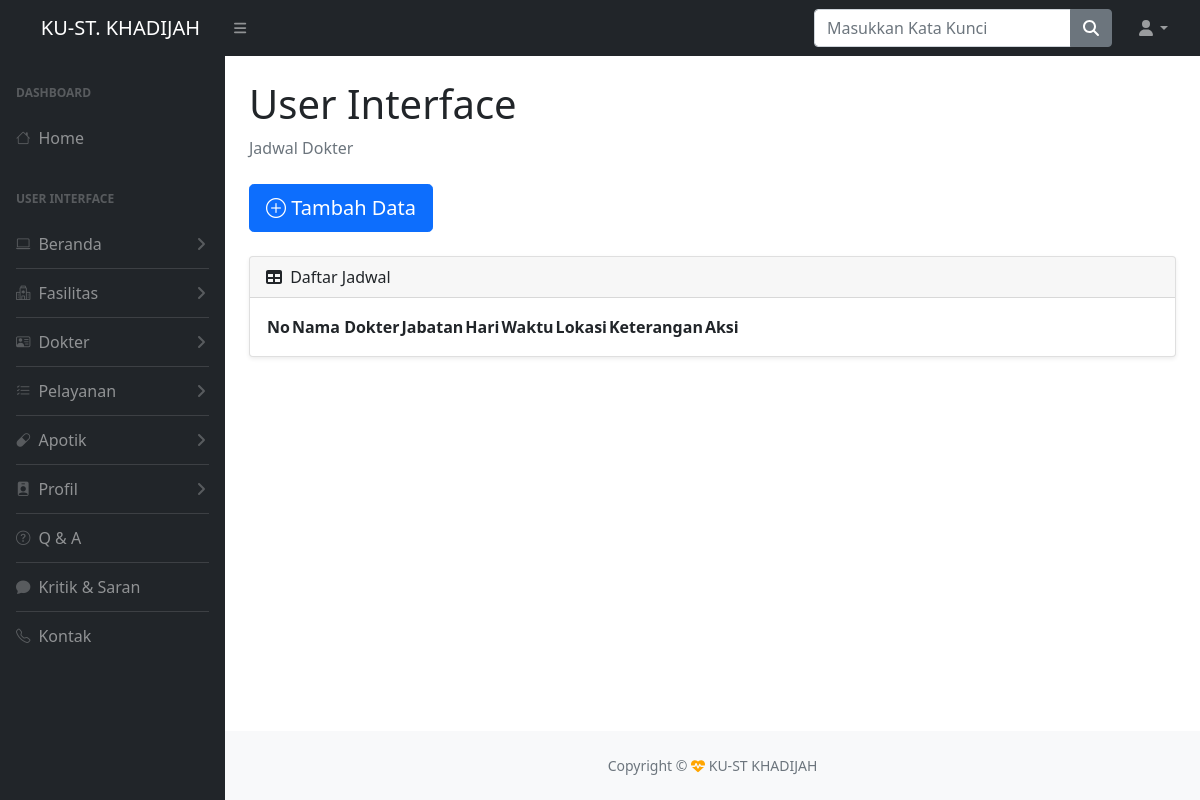
Page /admin/index.php?halaman=jadwaldokter (signed in) on the earlier database version.
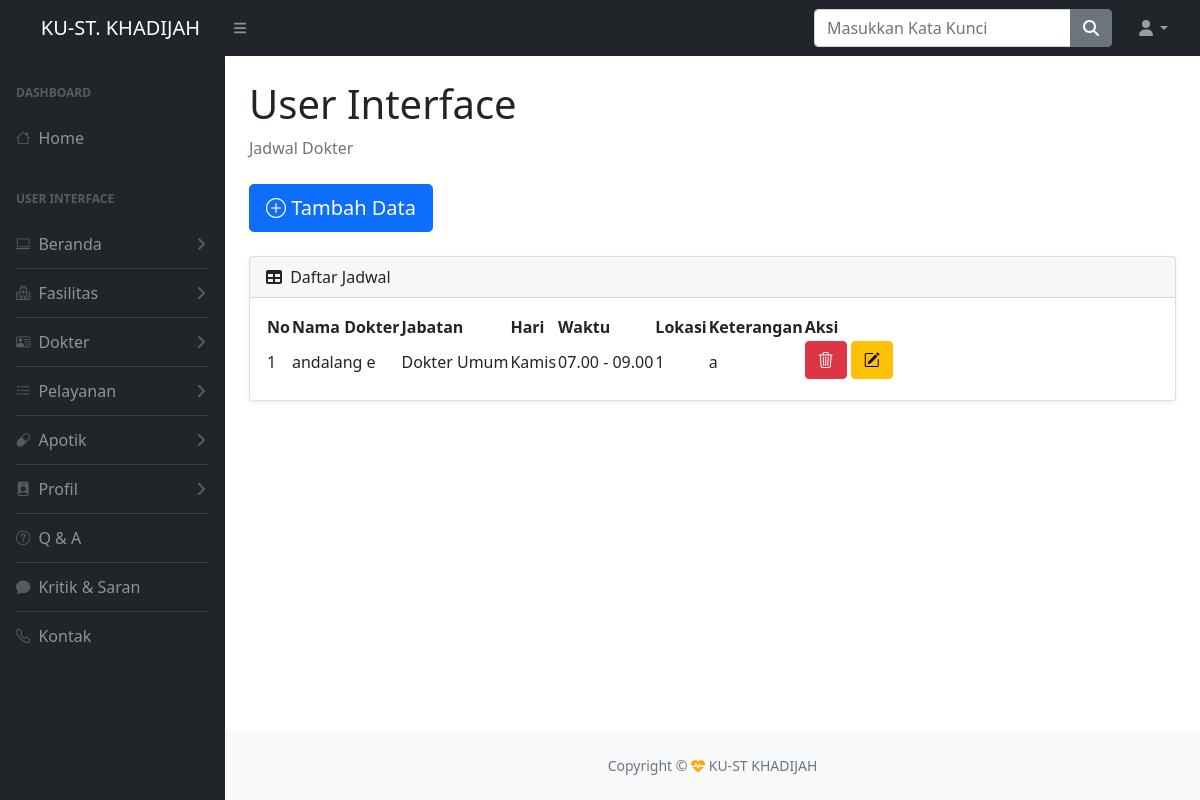
Same page on the later database version.
### tables this page shows
CREATE TABLE `jadwal_dokter` (
  `id_jadwal` int(10) NOT NULL,
  `id_dokter` int(10) NOT NULL,
  `hari` varchar(50) NOT NULL,
  `waktu` varchar(50) NOT NULL,
  `lokasi` varchar(100) NOT NULL,
  `keterangan` text NOT NULL
);

CREATE TABLE `dokter` (
  `id_dokter` int(11) NOT NULL,
  `nama` varchar(250) NOT NULL,
  `jabatan` varchar(250) NOT NULL,
  `gambar` text NOT NULL
);

### admin/UI/Jadwaldokter.php (the view, shortened to what this page needs)
<div id="layoutSidenav_content">
    <main>
        <div class="container-fluid px-4">
            <h1 class="mt-4">User Interface</h1>
            <ol class="breadcrumb mb-4">
                <li class="breadcrumb-item active">Jadwal Dokter</li>
            </ol>
            <h2 class="accordion-header" id="flush-headingOne">
                <a href="index.php?halaman=tambahjadwal"><button type="button" class="btn btn-primary btn-lg mb-4"><i class="bi bi-plus-circle"></i> Tambah Data</button></a>
            </h2>
            <div class="card shadow-sm mb-4">
                <div class="card-header">
                    <i class="fas fa-table me-1"></i>
                    Daftar Jadwal
                </div>
                <div class="card-body">
                    <table id="datatablesSimple">
                        <thead>
                            <tr>
                                <th>No</th>
                                <th>Nama Dokter</th>
                                <th>Jabatan</th>
                                <th>Hari</th>
                                <th>Waktu</th>
                                <th>Lokasi</th>
                                <th>Keterangan</th>
                                <th>Aksi</th>
                            </tr>
                        </thead>
                        <tbody>
                            <?php
                            $no = 1;
                            $ambil_data = $host->query("SELECT * from jadwal_dokter JOIN dokter ON jadwal_dokter.id_dokter = dokter.id_dokter");
                            ?>
                            <?php while ($data = $ambil_data->fetch_assoc()) {
                            ?>
                                <tr>
                                    <td><?php echo $no; ?></td>
                                    <td><?php echo $data['nama'] ?></td>
                                    <td><?php echo $data['jabatan'] ?></td>
                                    <td><?php echo $data['hari'] ?></td>
                                    <td><?php echo $data['waktu'] ?></td>
                                    <td><?php echo $data['lokasi'] ?></td>
                                    <td><?php echo $data['keterangan'] ?></td>
                                    <td>
                                        <form method="post" enctype="multipart/form-data">
                                            <button class="btn btn-danger mb-1" type="submit" name="hapus" onclick="return confirm('Yakin Hapus?')"><i class="bi bi-trash3"></i></button>
                                            <button class="btn btn-warning mb-1" type="submit" name="edit"><i class="bi bi-pencil-square"></i></button>
                                        </form>
                                    </td>
                                </tr>
                            <?php $no++;
                            }
                            ?>
                        </tbody>
                    </table>
                </div>
            </div>
        </div>
    </main>

### admin/header.php (shortened to what this page needs)
<!DOCTYPE html>
<html lang="en">
<head>
    <link rel="stylesheet" href="https://cdn.jsdelivr.net/npm/bootstrap-icons@1.10.3/font/bootstrap-icons.css">
    <link href="https://cdn.jsdelivr.net/npm/simple-datatables@latest/dist/style.css" rel="stylesheet" />
    <link href="css/styles.css" rel="stylesheet" />
</head>
<body class="sb-nav-fixed">
    <nav class="sb-topnav navbar navbar-expand navbar-dark bg-dark">
        <a class="navbar-brand ps-3 text-center" href="index.html">KU-ST. KHADIJAH </a>
        <button class="btn btn-link btn-sm order-1 order-lg-0 me-4 me-lg-0" id="sidebarToggle" href="#!"><i class="fas fa-bars"></i></button>
        <form class="d-none d-md-inline-block form-inline ms-auto me-0 me-md-3 my-2 my-md-0">
            <div class="input-group">
                <input class="form-control" type="text" placeholder="Masukkan Kata Kunci" aria-label="Search for..." aria-describedby="btnNavbarSearch" />
                <button class="btn btn-secondary" id="btnNavbarSearch" type="button"><i class="fas fa-search"></i></button>
            </div>
        </form>
        <ul class="navbar-nav ms-auto ms-md-0 me-3 me-lg-4">
            <li class="nav-item dropdown">
                <a class="nav-link dropdown-toggle" id="navbarDropdown" href="#" role="button" data-bs-toggle="dropdown" aria-expanded="false"><i class="fas fa-user fa-fw"></i></a>
            </li>
        </ul>
    </nav>
    <div id="layoutSidenav">
        <div id="layoutSidenav_nav">
            <nav class="sb-sidenav accordion sb-sidenav-dark" id="sidenavAccordion">
                <div class="sb-sidenav-menu">
                    <div class="nav">
                        <div class="sb-sidenav-menu-heading">Dashboard</div>
                        <a class="nav-link" href="index.php">
                            <div class="sb-nav-link-icon"><i class="bi bi-house"></i></div>
                            Home
                        </a>
                        <div class="sb-sidenav-menu-heading">User Interface</div>
                        <a class="nav-link collapsed" href="#" data-bs-toggle="collapse" data-bs-target="#collapsesatu" aria-expanded="false" aria-controls="collapseLayouts">
                            <div class="sb-nav-link-icon"><i class="bi bi-laptop"></i></div>
                            Beranda
                            <div class="sb-sidenav-collapse-arrow"><i class="fas fa-angle-down"></i></div>
                        </a>
                        <hr class="mx-3 my-0">
                        <a class="nav-link collapsed" href="#" data-bs-toggle="collapse" data-bs-target="#collapsedua" aria-expanded="false" aria-controls="collapseLayouts">
                            <div class="sb-nav-link-icon"><i class="bi bi-hospital"></i></div>
                            Fasilitas
                            <div class="sb-sidenav-collapse-arrow"><i class="fas fa-angle-down"></i></div>
                        </a>
                        <hr class="mx-3 my-0">
                        <a class="nav-link collapsed" href="#" data-bs-toggle="collapse" data-bs-target="#collapsetiga" aria-expanded="false" aria-controls="collapseLayouts">
                            <div class="sb-nav-link-icon"><i class="bi bi-person-vcard"></i></div>
                            Dokter
                            <div class="sb-sidenav-collapse-arrow"><i class="fas fa-angle-down"></i></div>
                        </a>
                        <hr class="mx-3 my-0">
                        <a class="nav-link collapsed" href="#" data-bs-toggle="collapse" data-bs-target="#collapseempat" aria-expanded="false" aria-controls="collapseLayouts">
                            <div class="sb-nav-link-icon"><i class="bi bi-list-check"></i></div>
                            Pelayanan
                            <div class="sb-sidenav-collapse-arrow"><i class="fas fa-angle-down"></i></div>
                        </a>
                        <hr class="mx-3 my-0">
                        <a class="nav-link collapsed" href="#" data-bs-toggle="collapse" data-bs-target="#collapselima" aria-expanded="false" aria-controls="collapseLayouts">
                            <div class="sb-nav-link-icon"><i class="bi bi-capsule"></i></div>
                            Apotik
                            <div class="sb-sidenav-collapse-arrow"><i class="fas fa-angle-down"></i></div>
                        </a>
                        <hr class="mx-3 my-0">
                        <a class="nav-link collapsed" href="#" data-bs-toggle="collapse" data-bs-target="#collapseenam" aria-expanded="false" aria-controls="collapseLayouts">
                            <div class="sb-nav-link-icon"><i class="bi bi-person-badge-fill"></i></div>
                            Profil
                            <div class="sb-sidenav-collapse-arrow"><i class="fas fa-angle-down"></i></div>
                        </a>
                        <hr class="mx-3 my-0">
                        <a class="nav-link" href="index.php?halaman=qna">
                            <div class="sb-nav-link-icon"><i class="bi bi-question-circle"></i></div>
                            Q & A
                        </a>
                        <hr class="mx-3 my-0">
                        <a class="nav-link" href="index.php?halaman=kritik">
                            <div class="sb-nav-link-icon"><i class="bi bi-chat-fill"></i></div>
                            Kritik & Saran
                        </a>
                        <hr class="mx-3 my-0">
                        <a class="nav-link" href="index.php?halaman=kontak">
                            <div class="sb-nav-link-icon"><i class="bi bi-telephone"></i></div>
                            Kontak
                        </a>
                    </div>
                </div>
            </nav>
        </div>

### admin/index.php
<?php include 'header.php' ?>
<?php
if (isset($_GET['halaman'])) {
    if ($_GET['halaman'] == "artikel") {
        include 'UI/artikel.php';
    } elseif ($_GET['halaman'] == "fasilitas") {
        include 'UI/fasilitas.php';
    } elseif ($_GET['halaman'] == "dokter") {
        include 'UI/dokter.php';
    } elseif ($_GET['halaman'] == "jadwaldokter") {
        include 'UI/jadwaldokter.php';
    } elseif ($_GET['halaman'] == "lab") {
        include 'UI/lab.php';
    } elseif ($_GET['halaman'] == "mcu") {
        include 'UI/mcu.php';
    } elseif ($_GET['halaman'] == "alurpelayanan") {
        include 'UI/alurpelayanan.php';
    } elseif ($_GET['halaman'] == "produk") {
        include 'UI/produkapotik.php';
    } elseif ($_GET['halaman'] == "deskripsiproduk") {
        include 'UI/deskripsiproduk.php';
    } elseif ($_GET['halaman'] == "sejarah") {
        include 'UI/sejarah.php';
    } elseif ($_GET['halaman'] == "komitmen") {
        include 'UI/komitmentujuan.php';
    } elseif ($_GET['halaman'] == "visimisi") {
        include 'UI/visimisi.php';
    } elseif ($_GET['halaman'] == "qna") {
        include 'UI/qna.php';
    } elseif ($_GET['halaman'] == "kritik") {
        include 'UI/kritiksaran.php';
    } elseif ($_GET['halaman'] == "kontak") {
        include 'UI/kontak.php';
    } elseif ($_GET['halaman'] == "galeri") {
        include 'UI/galeri.php';
    } elseif ($_GET['halaman'] == "visimisi") {
        include 'UI/visimisi.php';
    } elseif ($_GET['halaman'] == "visimisi") {
        include 'UI/visimisi.php';
    } elseif ($_GET['halaman'] == "tambahartikel") {
        include 'Proses/tambahartikel.php';
    } elseif ($_GET['halaman'] == "editartikel") {
        include 'Proses/editartikel.php';
    } elseif ($_GET['halaman'] == "tambahfasilitas") {
        include 'Proses/tambahfasilitas.php';
    } elseif ($_GET['halaman'] == "editfasilitas") {
        include 'Proses/editfasilitas.php';
    } elseif ($_GET['halaman'] == "tambahdokter") {
        include 'Proses/tambahdokter.php';
    } elseif ($_GET['halaman'] == "editdokter") {
        include 'Proses/editdokter.php';
    } elseif ($_GET['halaman'] == "tambahjadwal") {
        include 'Proses/tambahjadwaldokter.php';
    } elseif ($_GET['halaman'] == "editjadwal") {
        include 'Proses/editjadwal.php';
    } elseif ($_GET['halaman'] == "tambahlab") {
        include 'Proses/tambahlab.php';
    } elseif ($_GET['halaman'] == "editlab") {
        include 'Proses/editlab.php';
    } elseif ($_GET['halaman'] == "editmcu") {
        include 'Proses/editmcu.php';
    } elseif ($_GET['halaman'] == "tambahmcu") {
        include 'Proses/tambahmcu.php';
    } elseif ($_GET['halaman'] == "tambahalur") {
        include 'Proses/tambahalurpelayanan.php';
    } elseif ($_GET['halaman'] == "editalur") {
        include 'Proses/editalurpelayanan.php';
    } elseif ($_GET['halaman'] == "tambahprodukapotik") {
        include 'Proses/tambahprodukapotik.php';
    } elseif ($_GET['halaman'] == "tambahdesproduk") {
        include 'Proses/tambahdeskripsiproduk.php';
    } elseif ($_GET['halaman'] == "editprodukapotik") {
        include 'Proses/editprodukapotik.php';
    } elseif ($_GET['halaman'] == "editsejarah") {
        include 'Proses/tambahsejarah.php';
    }
} else {
    include 'home.php';
}
?>
<?php include 'footer.php' ?>

### admin/footer.php (shortened to what this page needs)
<footer class=" py-4 bg-light mt-auto">
    <div class="container-fluid px-4">
        <div class="d-flex align-items-center justify-content-center small">
            <div class="text-muted">Copyright &copy; <i class="fa fa-heartbeat" style="color: orange"></i>
                KU-ST KHADIJAH</div>
        </div>
    </div>
</footer>
</div>
</div>
</body>
</html>
</body>
</html>

Differences in the rows shown:
added jadwal_dokter: id_dokter.nama "andalang e", id_dokter.jabatan "Dokter Umum", hari "Kamis", waktu "07.00 - 09.00", lokasi "1", keterangan "a"
